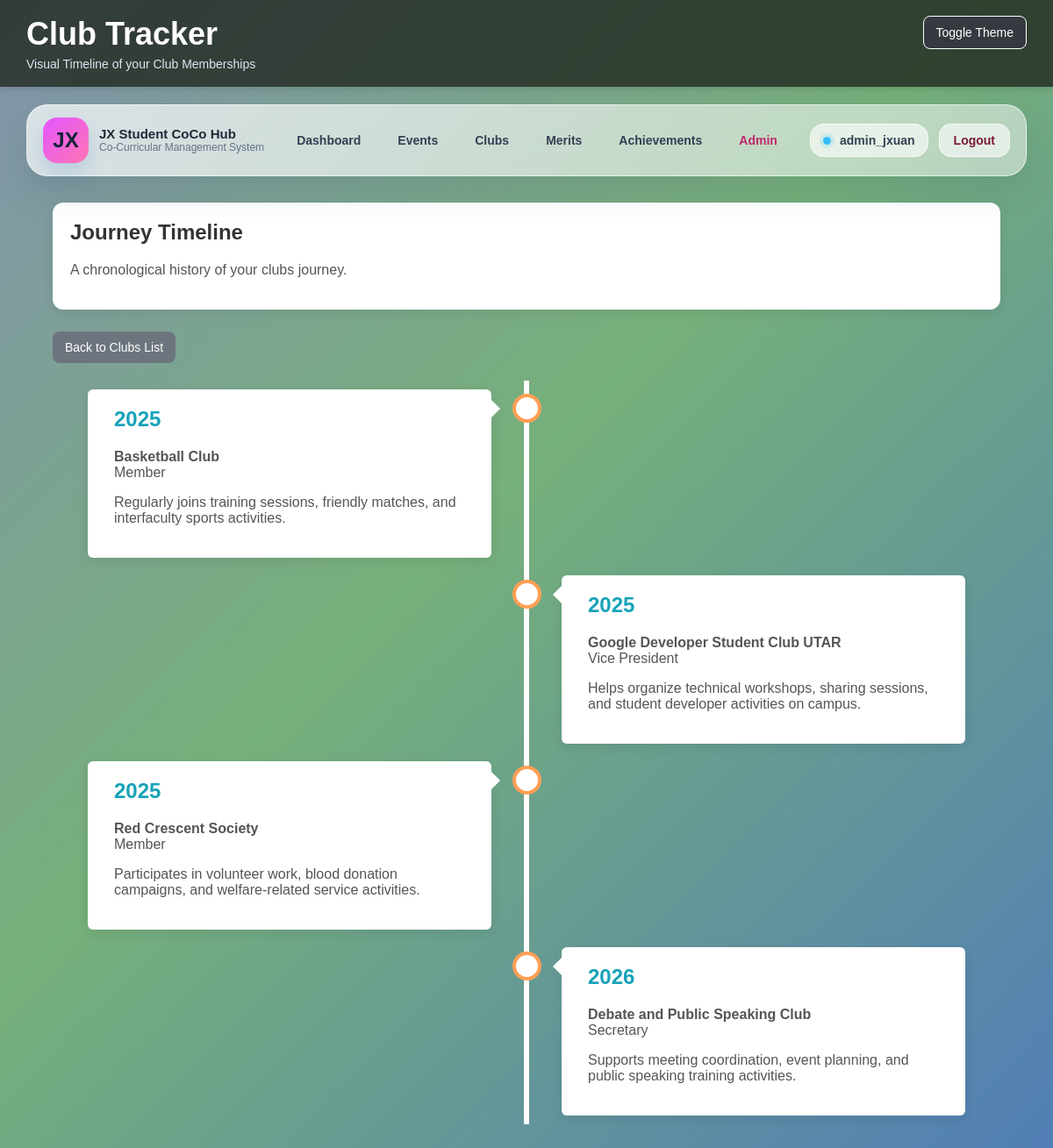
Page /club/club_timeline.php (signed in) on the committed database.
### tables this page shows
CREATE TABLE `clubs` (
  `club_id` int(11) NOT NULL,
  `user_id` int(11) NOT NULL,
  `club_name` varchar(255) NOT NULL,
  `role` varchar(100) NOT NULL,
  `join_date` date NOT NULL,
  `description` text DEFAULT NULL
);

### club/club_timeline.php (the view, shortened to what this page needs)
<?php
include("../db.php");
$user_id = $_SESSION['user_id'];
$query = "SELECT * FROM clubs WHERE user_id='$user_id' ORDER BY join_date ASC";
$result = mysqli_query($con, $query);
include("../partials/header.php");
include("../partials/navbar.php");
?>
<div style="position: absolute; top: 18px; right: 30px; z-index: 9999;">
    <form method="POST" style="margin: 0;">
        <button type="submit" name="toggle_theme" class="btn" style="background-color: #343a40; color: white; border: 1px solid #fff;">Toggle Theme</button>
    </form>
</div>
<div class="container">
    <div class="header-box">
        <h2 style="margin-top: 0;">Journey Timeline</h2>
        <p>A chronological history of your clubs journey.</p>
    </div>
    <div class="top-actions" style="overflow: auto; margin-bottom: 20px;">
        <div style="float: left;">
            <a href="club_list.php" class="btn btn-back">Back to Clubs List</a>
        </div>
    </div>
    <?php if(mysqli_num_rows($result) > 0) { ?>
        <div class="timeline">
            <?php
            $is_left = true;
            while($row = mysqli_fetch_assoc($result)) {
                $side = $is_left ? "left" : "right";
                $is_left = !$is_left;
            ?>
              <div class="container <?php echo $side; ?>">
                <div class="content">
                  <h2 style="margin-top: 0; color: #17a2b8;"><?php echo date("Y", strtotime($row['join_date'])); ?></h2>
                  <p><strong><?php echo htmlspecialchars($row['club_name']); ?></strong><br>
                  <?php echo htmlspecialchars($row['role']); ?></p>
                  <p class="glow-text"><?php echo htmlspecialchars($row['description']); ?></p>
                </div>
              </div>
            <?php } ?>
        </div>
    <?php } else { ?>
        <div class="header-box" style="text-align: center; margin-top: 20px;">
            <p>No history to display yet. Add some clubs first!</p>
        </div>
    <?php } ?>
</div>
</body>
</html>

### assets/style.css (style rules this page uses)
body { font-family: Arial, sans-serif; background: linear-gradient(135deg, #8394ad 0%, #76b07a 45%, #507eb6 100%); background-attachment: fixed; min-height: 100vh; margin: 0; }
.container { width: 90%; max-width: 1100px; margin: 30px auto; }
.page-box, .card, .header-box, .module-card { background-color: #ffffff; padding: 20px; border-radius: 12px; box-shadow: 0 4px 14px rgba(0,0,0,0.08); }
.header-box, .page-box { margin-bottom: 25px; }
h2, h3 { color: #333333; margin-top: 0; }
p { color: #555555; }
.btn { text-decoration: none; padding: 10px 14px; border-radius: 8px; color: white; font-size: 14px; display: inline-block; border: none; cursor: pointer; }
.btn-back { background-color: #6c757d; }
.top-actions { margin: 20px 0; display: flex; justify-content: space-between; align-items: center; flex-wrap: wrap; gap: 10px; }

### rows in the picture
clubs: join_date "2025", club_name "Basketball Club", role "Member", description "Regularly joins training sessions, friendly matches, and interfaculty sports activities."
clubs: join_date "2025", club_name "Google Developer Student Club UTAR", role "Vice President", description "Helps organize technical workshops, sharing sessions, and student developer activities on campus."
clubs: join_date "2025", club_name "Red Crescent Society", role "Member", description "Participates in volunteer work, blood donation campaigns, and welfare-related service activities."
clubs: join_date "2026", club_name "Debate and Public Speaking Club", role "Secretary", description "Supports meeting coordination, event planning, and public speaking training activities."

### other values in the picture
$page_title "Club Tracker"
$page_subtitle "Visual Timeline of your Club Memberships"
$_SESSION['user_name'] "admin_jxuan"
